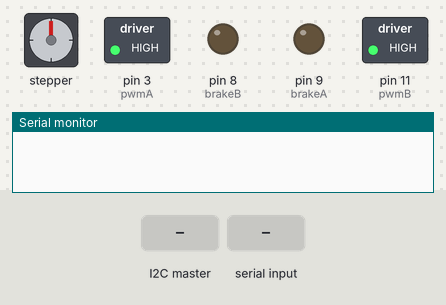
The sketch below on a simulated Arduino Uno, built with avr-gcc and run on an emulated ATmega328P. Parts: stepper motor, switched loads named in the sketch (green lamp = pin HIGH), output pins drawn as LEDs (lit = HIGH), the last lines printed to the serial monitor. Inputs (shaded band) come from the test bench. Stepper angles assume 200 steps per turn.

Above: at 1.2 s.
1.3 s: the I2C master sends the byte 5
At 1.45 s:
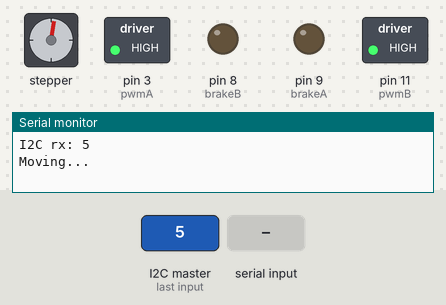
At 2.6 s:
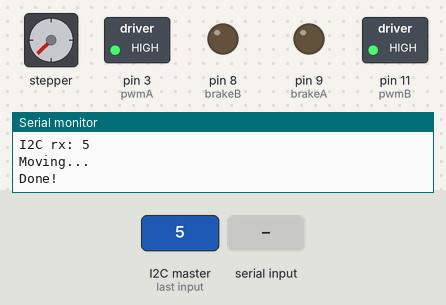
3.2 s: "90,45\n" received over Serial
At 4.26 s:
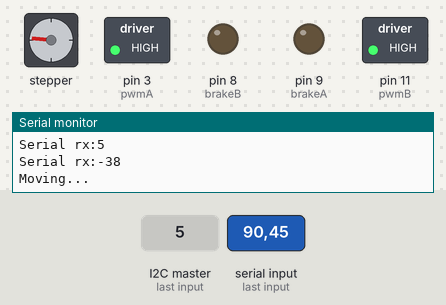
6.2 s: the I2C master sends the byte 90
Timing chart, 0 to 12.4 s (numbered marks = the images above; inputs shaded):
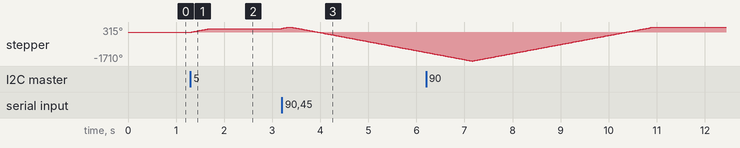

The sketch:

SandVendor_Slave.ino
```cpp
/* ******* SAND VENDOR SLAVE *******
  Reveives position data from Master via I2C,
  or via Serial for debugging purposes.
  Position data should be sent as byte of
  ASCII value of position number. I.e. position 1
  has byte value 49.

  Moves stepper motor to new position relative to
  Last known state. If not starting from zero,
  will end up offset!

  Created April 2013
  Esther Holleman & Ronny Eichler

*/


// I2C communication
#include <Wire.h>

// Setup stepper control
#include <Stepper.h>
const int pwmA = 3;
const int pwmB = 11;
const int brakeA = 9;
const int brakeB = 8;
const int dirA = 12;
const int dirB = 13;

const int STEPS = 200;   // Steps per revolution
const int MAXPOS = 8;    // Number of stops
const int POS_STEP = 25; // POS_STEP = STEPS / MAXPOS

Stepper myStepper(STEPS, dirA, dirB);

//#define DEV_ID 2
volatile int currentPos = 0;
volatile int properPos = 0;

void setup()
{
  // join i2c bus with address
  Wire.begin(16);
  Wire.onReceive(receiveEvent);

  // Set the RPM of the motor
  // Around 75 is the max without a load
  // lower is with load!
  myStepper.setSpeed(90);
  // turn on PWM
  pinMode(pwmA, OUTPUT);
  digitalWrite(pwmA, HIGH);
  pinMode(pwmB, OUTPUT);
  digitalWrite(pwmB, HIGH);
  // turn brakes off
  pinMode(brakeA, OUTPUT);
  digitalWrite(brakeA, LOW);
  pinMode(brakeB, OUTPUT);
  digitalWrite(brakeB, LOW);

  Serial.begin(9600);
}

void loop()
{
  if (properPos > MAXPOS-1) {
    properPos = MAXPOS -1;
  }
    if (currentPos != properPos) {
    moveMotor(properPos);
  }
}

// function that executes whenever data is received from master
// this function is registered as an event, see setup()
void receiveEvent(int howMany)
{
  Serial.print("I2C rx: ");
  while(Wire.available())
  {
    properPos = Wire.read(); // receive byte as a character
    Serial.println(properPos, DEC);
  }
}

void moveMotor(int endPos) {
  Serial.println("Moving...");
  // Move the motor X amount of steps
  int steps = endPos-currentPos;
//  Serial.println(steps, DEC);
  myStepper.step(steps*POS_STEP);
  currentPos = endPos;
  Serial.println("Done!");
}

void serialEvent() {
  int incoming;
  while(Serial.available()) {
    properPos = Serial.read() - 48;
    Serial.print("Serial rx:");
    Serial.println(properPos, DEC); // pos sent as char
  }
}
```

Measured:
- after the input at 1.3 s, stepper: turns 225° clockwise in 0.40 s, starting at once
- after the input at 3.2 s, stepper: turns 90° clockwise in 0.16 s, then 1512° counter-clockwise in 2.8 s
